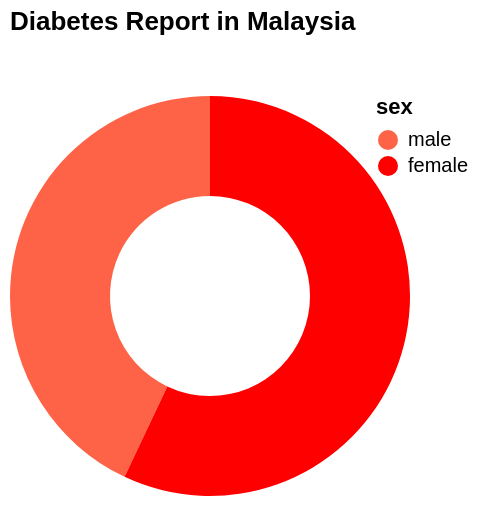

This figure's Vega-Lite source:
### Vega-Lite specification from a JSON file in a GitHub repository (floating-point values rounded to 4 significant figures)
{"$schema": "https://vega.github.io/schema/vega-lite/v5.json", "description": "A donut chart showing the percentage distribution of sex in a selected year.", "width": 130, "height": 200, "title": {"text": "Diabetes Report in Malaysia", "anchor": "start", "offset": 30}, "data": {"values": [{"sex": "male", "%": 42.98, "year": 2020}, {"sex": "female", "%": 57.02, "year": 2020}, {"sex": "male", "%": 42.92, "year": 2023}, {"sex": "female", "%": 57.08, "year": 2023}]}, "params": [{"name": "yearSelection", "value": 2020, "bind": {"input": "select", "options": [2020, 2023], "name": "Year: ", "element": "select.year-dropdown"}}], "transform": [{"filter": "datum.year == yearSelection"}], "mark": {"type": "arc", "innerRadius": 50, "outerRadius": 100}, "encoding": {"theta": {"field": "%", "type": "quantitative", "stack": true}, "color": {"field": "sex", "type": "nominal", "scale": {"domain": ["male", "female"], "range": ["#FF6347", "#FF0000"]}}, "tooltip": [{"field": "sex", "type": "nominal", "title": "Sex"}, {"field": "%", "type": "quantitative", "title": "Percentage", "format": ".2f"}]}}
